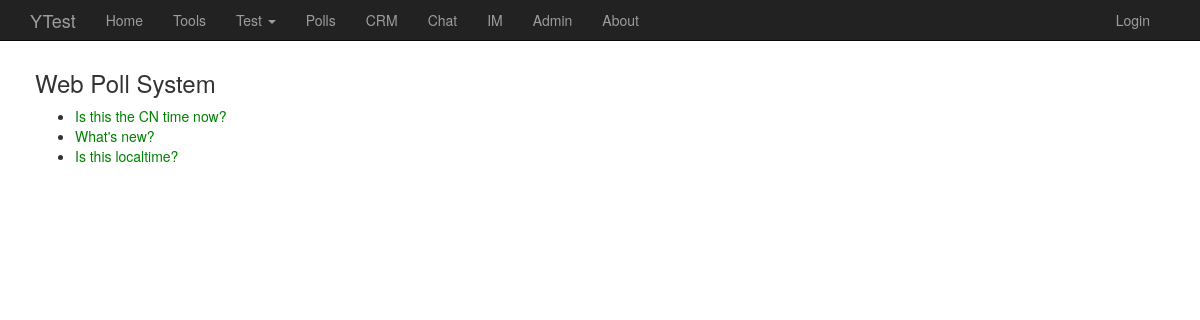
The page /polls/ on the database as committed earlier.
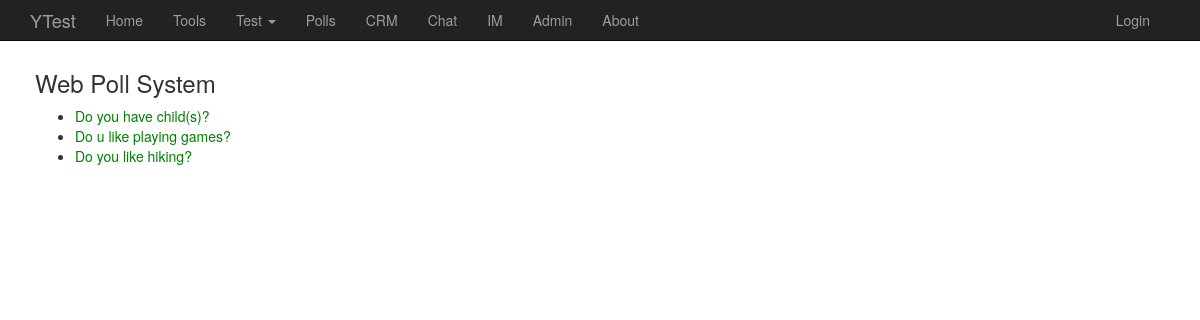
The same page on the database as committed later.
### polls/models.py (models this page shows, shortened)
class Question(models.Model):
	question_text = models.CharField(max_length=200)
	pub_date = models.DateTimeField('date published')
	def was_published_recently(self):
		now = timezone.now()
		return timezone.now() - datetime.timedelta(days=1) <= self.pub_date <= now
	was_published_recently.admin_order_field = 'pub_date'
	was_published_recently.boolean = True
	was_published_recently.short_description = 'Published recently?'

### polls/views.py (the view)
class IndexView(generic.ListView):
	template_name = 'polls/index.html'
	context_object_name = 'latest_question_list'
	def get_queryset(self):
		return Question.objects.order_by('-pub_date')[:5]

### polls/templates/polls/index.html (shortened to what this page needs)
{% extends 'base.html' %}
{% block content %}
{% load static %}
<link rel="stylesheet" type="text/css" href="{% static 'polls/style.css' %}">
<body>
<h3>Web Poll System</h3>
{% if latest_question_list %}
	<ul>
	{% for question in latest_question_list %}
		<li><a href="{% url 'polls:detail' question.id %}">{{ question.question_text }}</a></li>
	{% endfor %}
	</ul>
{% else %}
	<p>No polls are available</p>
{% endif %}
</body>
{% endblock %}

### mysite/templates/base.html (shortened to what this page needs)
<!DOCTYPE html>
<html>
<head><meta http-equiv="Content-Type" content="text/html; charset=UTF-8">
    <link href="/static/bootstrap336/css/bootstrap.min.css" rel="stylesheet">
    <link href="/static/styles.css" rel="stylesheet">
</head>
<body>
    <div class="container">
    {% include "nav.html" %}
    <div id="main_container" class="container">
    {% block content %}{% endblock %}
    </div>
    </div>
</body>
</html>

### mysite/templates/nav.html (shortened to what this page needs)
{% load static %}
<nav class="navbar navbar-inverse navbar-fixed-top" role="navigation">
	<div class="container center-block">
  	<div class="navbar-collapse collapse">
        <ul class="nav navbar-nav">
            <li><a class="navbar-brand" href="#">YTest</a></li>
            <li><a href="{% url 'home' %}">Home</a></li>
            <li><a href="{% url 'tool:index' %}">Tools</a></li>
            <li class="dropdown">
            <a href="#" class="dropdown-toggle" data-toggle="dropdown">Test <b class="caret"></b></a>
            </li>
            <li><a href="{% url 'polls:index' %}">Polls</a></li>
            <li><a href="{% url 'crm:index' %}">CRM</a></li>
            <li><a href="{% url 'chat:index' %}">Chat</a></li>
            <li><a href="{% url 'im:index' %}">IM</a></li>
            <li><a href="/admin">Admin</a></li>
            <li><a href="{% url 'about' %}">About</a></li>
        </ul>
        <ul id="nav_right" class="nav navbar-nav navbar-right">
            {% if user.is_authenticated %}
            <li class="dropdown">
                <a href="#" class="dropdown-toggle" data-toggle="dropdown">Account
                    <img src="/static/me.ico" with="20" height="20">
                    <b class="caret"></b></a>
                <ul class="dropdown-menu">
                    <!--<li><a href=" url_for('auth.change_password') }}">Change Password</a></li>
                    <li><a href=" url_for('auth.change_email_request') }}">Change Email</a></li>-->
                    <li><a href="#">MyInfo</a></li>
                    <li><a href="#">Change Password</a></li>
                    <li><a href="#">Change Email</a></li>
                </ul>
            </li>
            <li><a href="{% url 'crm:user_logout' %}">Logout</a></li>
		    {% else %}
		    <li><a href="{% url 'crm:user_login' %}">Login</a></li>
            {% endif %}
        </ul>
    </div>
    </div>
</nav>

### mysite/static/styles.css (style rules this page uses)
body { position: relative; padding-top: 40px; padding-bottom: 30px; }
#main_container { padding: 10px 5px; }
#nav_right { padding-right: 20px; }
.navbar-nav>li>a { padding-top: 10px; padding-bottom: 10px; }
.navbar-brand { height: 40px; padding-top: 10px; }
.navbar { min-height: 40px; }

### polls/static/polls/style.css (style rules this page uses)
li a { color: green; }
body { background: white url("images/test.png") no-repeat right top; }

Rows that differ between the two databases and show on the page:
removed Question: question_text "Is this the CN time now?"
removed Question: question_text "What's new?"
removed Question: question_text "Is this localtime?"
added Question: question_text "Do you have child(s)?"
added Question: question_text "Do u like playing games?"
added Question: question_text "Do you like hiking?"
